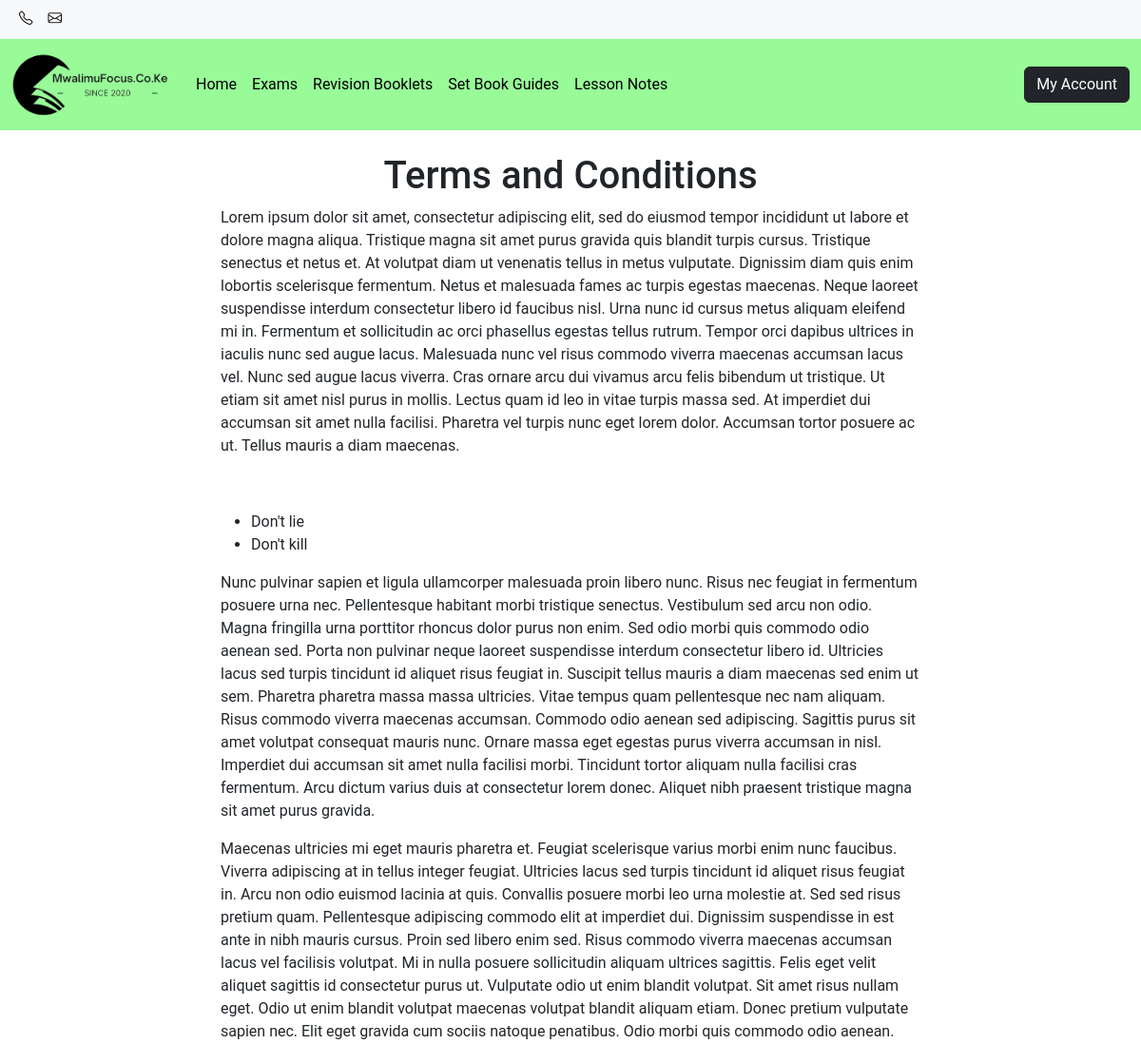
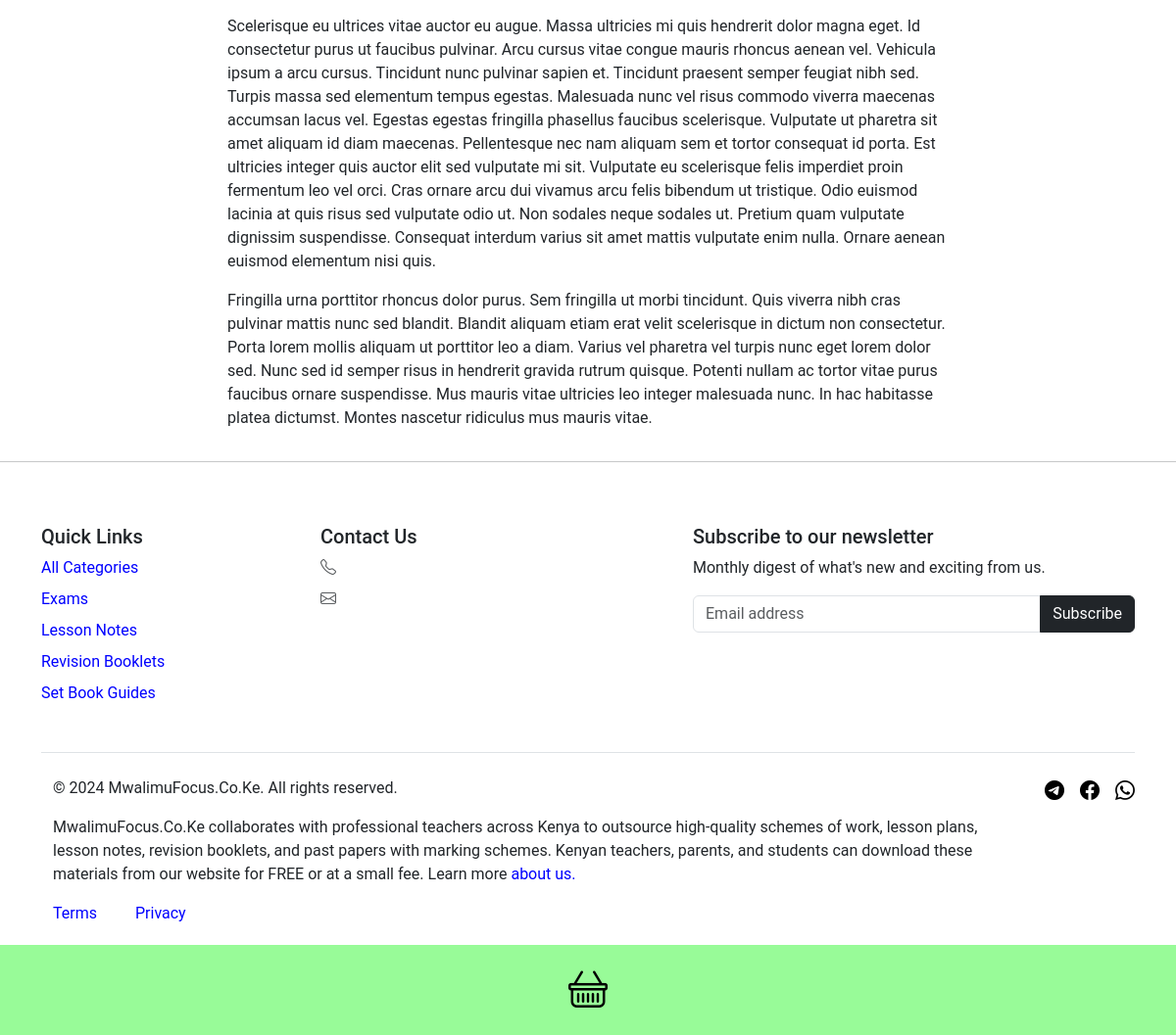
/terms-and-conditions/, run on the app's committed database (2 pictures, top to bottom).
### shop/models.py (models this page shows, shortened)
class Category(models.Model):
    name = models.CharField(max_length=100)
    slug = models.SlugField(unique=True, blank=True)
    created_at = models.DateTimeField(auto_now_add=True, null=True, blank=True)

### pages/models.py (models this page shows, shortened)
class TopLevelPage(models.Model):
    heading = models.CharField(max_length=200)
    meta_title = models.CharField(max_length=200)
    meta_description = models.TextField()
    body = HTMLField()
    slug = models.SlugField(max_length=200, unique=True, blank=True)
    created_at = models.DateTimeField(auto_now_add=True, null=True, blank=True)

### pages/views.py (the view)
# urls.py: path('<slug:slug>/', views.top_level_page_view, name='top_level_page'),
def top_level_page_view(request, slug):
    top_level_page = get_object_or_404(TopLevelPage, slug=slug)
    brand = Brand.objects.last()
    categories_with_items = Category.objects.annotate(num_items=Count('shopitem')).filter(num_items__gt=0)
    menu_items = Category.objects.annotate(num_shopitems=Count('shopitem')).filter(num_shopitems__gt=0).order_by('-num_shopitems')[:5]
    context = {
        'top_level_page': top_level_page,
        'brand': brand,
        'categories_with_items': categories_with_items,
        'menu_items': menu_items
    }
    return render(request, 'top_level_page.html', context)

### pages/templates/top_level_page.html (shortened to what this page needs)
{% load static %}
<!doctype html>
<html lang="en">
  <head>
    <link rel="stylesheet" href="{% static 'css/bootstrap.min.css' %}">
    <link rel="stylesheet" href="{% static 'css/bootstrap-icons.min.css' %}">
    <link rel="stylesheet" href="{% static 'css/styles.css' %}">
  </head>
  <body>
<nav class="navbar navbar-expand-lg navbar-light bg-light text-center" style="padding-top: 0.1rem; padding-bottom: 0.1rem;">
  <div class="container-fluid">
      <div class="collapse navbar-collapse" id="navbarSupportedContent">
          <ul class="navbar-nav me-auto mb-2 mb-lg-0 flex-lg-row">
            <li class="nav-item">
                <a class="nav-link" href="tel:{{ brand.phone_number }}" style="font-size: 0.9rem;">
                    <i class="bi bi-telephone"></i> {{ brand.phone_number }}
                </a>
            </li>
            <li class="nav-item">
                <a class="nav-link" href="mailto:{{ brand.email }}" style="font-size: 0.9rem;">
                    <i class="bi bi-envelope"></i> {{ brand.email }}
                </a>
            </li>
          </ul>
      </div>
  </div>
</nav>
<nav class="navbar sticky-top navbar-expand-lg navbar-light" style="background: {{ brand.primary_color }};">
  <div class="container-fluid">
    <a class="navbar-brand" href="/">
      <img src="{% static 'img/logo.webp' %}" alt="MwalimuFocus.Co.Ke" height="70" width="170" loading="lazy">
    </a>
    <div class="collapse navbar-collapse" id="navbarSupportedContent1">
      <ul class="navbar-nav me-auto mb-2 mb-lg-0">
        <li class="nav-item">
          <a class="nav-link active" aria-current="page" href="/">Home</a>
        </li>
        {% for item in menu_items %}
        <li class="nav-item">
          <a class="nav-link" href="/categories/{{ item.slug }}">{{ item.name }}</a>
        </li>
        {% endfor %}
      </ul>
      <ul class="navbar-nav">
        {% if user.is_authenticated %}
            <li>
              <div class="dropdown">
                <button class="btn btn-dark dropdown-toggle" type="button" data-bs-toggle="dropdown" data-bs-display="static" aria-expanded="false">
                  <i class="bi bi-person-circle"></i> My Profile
                </button>
                <ul class="dropdown-menu dropdown-menu-end dropdown-menu-lg-start">
                  <li><a class="dropdown-item" href="/accounts/dashboard/">Dashboard</a></li>
                  <li><hr class="dropdown-divider"></li>
                  <li><a class="dropdown-item" href="{% url 'logout' %}">Logout</a></li>
                </ul>
              </div>
            </li>
        {% else %}
            <li>
                <button class="btn btn-dark" data-bs-target="#accountModal" data-bs-toggle="modal">My Account</button>
            </li>
        {% endif %}
      </ul>
    </div>
  </div>
</nav>
<main class="container">
  <div class="row justify-content-center align-items-center">
    <div class="col-md-8">
      <article class="blog-post mt-4">
        <h1 class="blog-post-title text-center">{{ top_level_page.heading }}</h1>
        {{ top_level_page.body|safe }}
      </article>
    </div>
  </div>
</main>
<hr>
<div class="container">
  <footer class="py-5">
    <div class="row">
      <div class="col-12 col-md-3 mb-3">
        <h5>Quick Links</h5>
        <ul class="nav flex-column">
          <li class="nav-item mb-2">
            <a href="/categories/" style="text-decoration: none; color: blue;">All Categories</a>
          </li>
          {% for item in categories_with_items %}
          <li class="nav-item mb-2">
            <a href="/categories/{{ item.slug }}/" style="text-decoration: none; color: blue;">{{ item.name }}</a>
          </li>
          {% endfor %}
        </ul>
      </div>
      <div class="col-12 col-md-3 mb-3">
        <h5>Contact Us</h5>
        <ul class="nav flex-column">
          <li class="nav-item mb-2"><a href="tel:{{ brand.phone_number }}" class="nav-link p-0 text-body-secondary"><i class="bi bi-telephone"></i> {{ brand.phone_number }}</a></li>
          <li class="nav-item mb-2"><a href="mailto:{{ brand.email }}" class="nav-link p-0 text-body-secondary email-link"><i class="bi bi-envelope"></i> {{ brand.email }}</a></li>
        </ul>
      </div>
      <div class="col-md-5 offset-md-1 mb-3 subscriber-creation-div">
        <h5>Subscribe to our newsletter</h5>
        <p>Monthly digest of what's new and exciting from us.</p>
        <div class="input-group">
            <input id="newsletterEmail" type="text" class="form-control" placeholder="Email address">
            <button id="subscribeButton" class="btn btn-dark">Subscribe</button>
        </div>
      </div>
    </div>
    <div class="d-flex flex-column flex-sm-row justify-content-between py-4 my-4 border-top">
      <div class="container">
        <div class="row">
            <div class="col">
                <p>&copy; 2024 MwalimuFocus.Co.Ke. All rights reserved.</p>
            </div>
        </div>
        <div class="row">
            <div class="col">
                <p>MwalimuFocus.Co.Ke collaborates with professional teachers across Kenya to outsource high-quality schemes of work, lesson plans, lesson notes, revision booklets, and past papers with marking schemes. Kenyan teachers, parents, and students can download these materials from our website for FREE or at a small fee. Learn more <a href="/about-us/" style="text-decoration: none; color: blue;">about us.</a></p>
            </div>
        </div>
        <div class="row">
          <div class="col-1">
              <p><a href="/terms-and-conditions/" style="text-decoration: none; color: blue;">Terms</a></p>
          </div>
          <div class="col-1">
              <p><a href="/privacy-policy/" style="text-decoration: none; color: blue;">Privacy</a></p>
          </div>
        </div>
      </div>
      <ul class="list-unstyled d-flex">
        <li class="ms-3" style="font-size: 20px;"><a class="link-body-emphasis" href="#"><i class="bi bi-telegram"></i></a></li>
        <li class="ms-3" style="font-size: 20px;"><a class="link-body-emphasis" href="#"><i class="bi bi-facebook"></i></a></li>
        <li class="ms-3" style="font-size: 20px;"><a class="link-body-emphasis" href="#"><i class="bi bi-whatsapp"></i></a></li>
      </ul>
    </div>
  </footer>
  <div class="add-to-cart row text-center py-3 mb-n2 fixed-bottom" style="background-color: {{ brand.primary_color }}">
    <div class="col">
      <div class="position-relative">
        <a class="cart-link" href="/checkout/"><i class="bi bi-basket cart-basket"></i></a>
      </div>
    </div>
  </div>
</div>
  </body>
</html>

### staticfiles/css/styles.css (style rules this page uses)
body { font-family:'Roboto',sans-serif!important }
.nav-item a { color:#000;text-decoration:none }
.cart-basket { font-size:40px;oolor:#000 }
.cart-link { color:black!important }
.position-relative { position:relative }

### data on the page
Category: name "Exams"
Category: name "Revision Booklets"
Category: name "Set Book Guides"
Category: name "Lesson Notes"
TopLevelPage: heading "Terms and Conditions", body "Lorem ipsum dolor sit amet, consectetur adipiscing elit, sed do eiusmod tempor incididunt ut labore et dolore magna aliqua. Tristique magna sit amet purus gravida quis blandit turpis cursus. Tristique senectus et netus et. At volutpat diam ut venenatis tellus in metus vulputate. Dignissim diam quis enim lobortis scelerisque fermentum. Netus et malesuada fames ac turpis egestas maecenas. Neque laoreet suspendisse interdum consectetur libero id faucibus nisl. Urna nunc id cursus metus aliquam eleifend mi in. Fermentum et sollicitudin ac orci phasellus egestas tellus rutrum. Tempor orci dapibus ultrices in iaculis nunc sed augue lacus. Malesuada nunc vel risus commodo viverra maecenas accumsan…"
